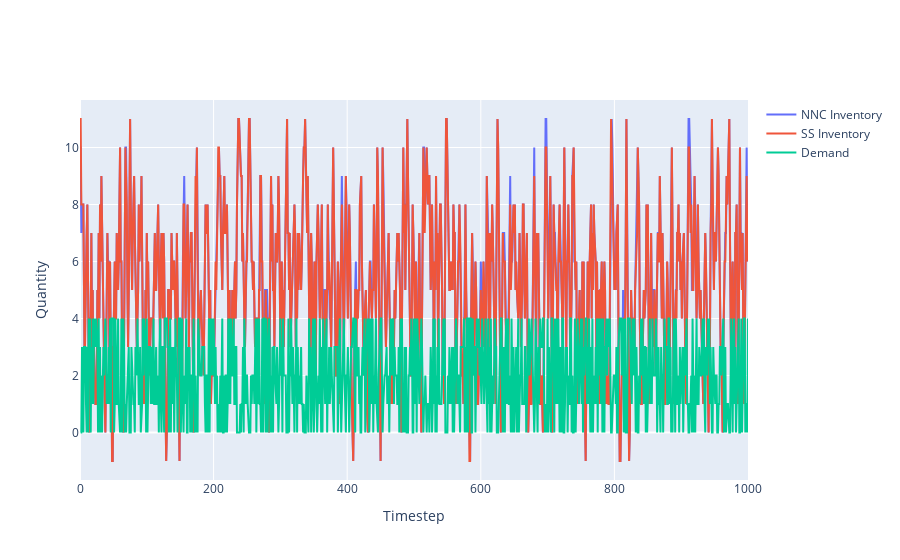

This figure's notebook cell:
### Code cell
a = go.Scatter(y=nn_inv, name='NNC Inventory')
b = go.Scatter(y=ss_inv, name='SS Inventory')
c = go.Scatter(y=[x.detach().item() for x in fixed_demands], name='Demand',
               x=torch.arange(1, 1001).tolist() )
fig = go.Figure([a,b, c])
fig.layout.xaxis.title = 'Timestep'
fig.layout.yaxis.title = 'Quantity'
fig

### Figure 1 — Plotly figure (JSON) as saved in the notebook; plotly's stock layout.template omitted (floating-point values rounded to 4 significant figures; data arrays with more than 128 entries replaced by an {"elided": "..."} marker saying what was removed)
{"data": [{"name": "NNC Inventory", "type": "scatter", "y": {"elided": "1001 int values"}}, {"name": "SS Inventory", "type": "scatter", "y": {"elided": "1001 int values"}}, {"name": "Demand", "type": "scatter", "x": {"elided": "1000 int values"}, "y": {"elided": "1001 int values"}}], "layout": {"xaxis": {"title": {"text": "Timestep"}}, "yaxis": {"title": {"text": "Quantity"}}}}
